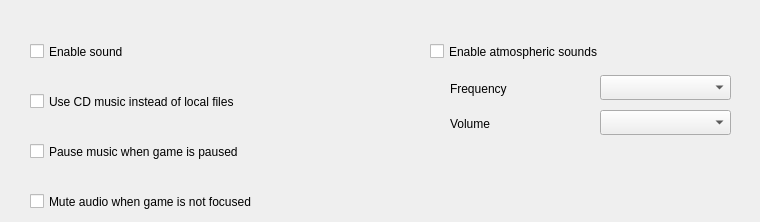
     <widget class="QWidget" name="tab3_sound">
      <attribute name="title">
       <string comment="Tab Title">Sound</string>
      </attribute>
      <widget class="QCheckBox" name="checkBoxEnableSound">
       <property name="geometry">
        <rect>
         <x>30</x>
         <y>40</y>
         <width>321</width>
         <height>23</height>
        </rect>
       </property>
       <property name="text">
        <string comment="Checkbox Toggle">Enable sound</string>
       </property>
      </widget>
      <widget class="QCheckBox" name="checkBoxUseCDMusic">
       <property name="geometry">
        <rect>
         <x>30</x>
         <y>90</y>
         <width>391</width>
         <height>23</height>
        </rect>
       </property>
       <property name="text">
        <string comment="Checkbox Toggle">Use CD music instead of local files</string>
       </property>
      </widget>
      <widget class="QCheckBox" name="checkBoxPauseMusicWhenPaused">
       <property name="geometry">
        <rect>
         <x>30</x>
         <y>140</y>
         <width>391</width>
         <height>23</height>
        </rect>
       </property>
       <property name="text">
        <string comment="Checkbox Toggle">Pause music when game is paused</string>
       </property>
      </widget>
      <widget class="QCheckBox" name="checkBoxEnableAtmoSounds">
       <property name="geometry">
        <rect>
         <x>430</x>
         <y>40</y>
         <width>321</width>
         <height>23</height>
        </rect>
       </property>
       <property name="text">
        <string comment="Checkbox Toggle">Enable atmospheric sounds</string>
       </property>
      </widget>
      <widget class="QComboBox" name="comboBoxAtmoFrequency">
       <property name="geometry">
        <rect>
         <x>600</x>
         <y>75</y>
         <width>131</width>
         <height>25</height>
        </rect>
       </property>
      </widget>
      <widget class="QLabel" name="labelAtmoFrequency">
       <property name="geometry">
        <rect>
         <x>450</x>
         <y>80</y>
         <width>141</width>
         <height>17</height>
        </rect>
       </property>
       <property name="text">
        <string comment="Dropdown Title Label">Frequency</string>
       </property>
      </widget>
      <widget class="QComboBox" name="comboBoxAtmoVolume">
       <property name="geometry">
        <rect>
         <x>600</x>
         <y>110</y>
         <width>131</width>
         <height>25</height>
        </rect>
       </property>
      </widget>
      <widget class="QLabel" name="labelAtmoVolume">
       <property name="geometry">
        <rect>
         <x>450</x>
         <y>115</y>
         <width>141</width>
         <height>17</height>
        </rect>
       </property>
       <property name="text">
        <string comment="Dropdown Title Label">Volume</string>
       </property>
      </widget>
      <widget class="QCheckBox" name="checkBoxMuteAudioWhenNotFocused">
       <property name="geometry">
        <rect>
         <x>30</x>
         <y>190</y>
         <width>381</width>
         <height>23</height>
        </rect>
       </property>
       <property name="text">
        <string comment="Checkbox Toggle">Mute audio when game is not focused</string>
       </property>
      </widget>
     </widget>
